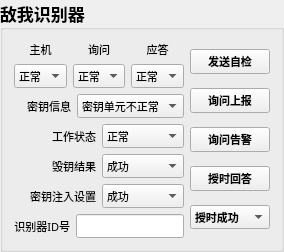
       <widget class="QGroupBox" name="groupBox_28">
        <property name="enabled">
         <bool>true</bool>
        </property>
        <property name="sizePolicy">
         <sizepolicy hsizetype="Expanding" vsizetype="Expanding">
          <horstretch>0</horstretch>
          <verstretch>0</verstretch>
         </sizepolicy>
        </property>
        <property name="minimumSize">
         <size>
          <width>0</width>
          <height>0</height>
         </size>
        </property>
        <property name="maximumSize">
         <size>
          <width>16777215</width>
          <height>16777215</height>
         </size>
        </property>
        <property name="font">
         <font>
          <family>微软雅黑</family>
          <pointsize>13</pointsize>
          <weight>75</weight>
          <bold>true</bold>
         </font>
        </property>
        <property name="mouseTracking">
         <bool>false</bool>
        </property>
        <property name="title">
         <string>敌我识别器</string>
        </property>
        <property name="flat">
         <bool>false</bool>
        </property>
        <property name="checkable">
         <bool>false</bool>
        </property>
        <layout class="QGridLayout" name="gridLayout_28">
         <item row="0" column="0">
          <layout class="QHBoxLayout" name="horizontalLayout_5">
           <item>
            <layout class="QVBoxLayout" name="verticalLayout_11">
             <item>
              <layout class="QGridLayout" name="gridLayout_24">
               <item row="0" column="0">
                <widget class="QLabel" name="label_56">
                 <property name="font">
                  <font>
                   <pointsize>8</pointsize>
                   <weight>50</weight>
                   <bold>false</bold>
                  </font>
                 </property>
                 <property name="layoutDirection">
                  <enum>Qt::LeftToRight</enum>
                 </property>
                 <property name="text">
                  <string>主机</string>
                 </property>
                 <property name="alignment">
                  <set>Qt::AlignCenter</set>
                 </property>
                </widget>
               </item>
               <item row="0" column="1">
                <widget class="QLabel" name="label_57">
                 <property name="font">
                  <font>
                   <pointsize>8</pointsize>
                   <weight>50</weight>
                   <bold>false</bold>
                  </font>
                 </property>
                 <property name="layoutDirection">
                  <enum>Qt::LeftToRight</enum>
                 </property>
                 <property name="text">
                  <string>询问</string>
                 </property>
                 <property name="alignment">
                  <set>Qt::AlignCenter</set>
                 </property>
                </widget>
               </item>
               <item row="0" column="2">
                <widget class="QLabel" name="label_58">
                 <property name="font">
                  <font>
                   <pointsize>8</pointsize>
                   <weight>50</weight>
                   <bold>false</bold>
                  </font>
                 </property>
                 <property name="layoutDirection">
                  <enum>Qt::LeftToRight</enum>
                 </property>
                 <property name="text">
                  <string>应答</string>
                 </property>
                 <property name="alignment">
                  <set>Qt::AlignCenter</set>
                 </property>
                </widget>
               </item>
               <item row="1" column="0">
                <widget class="QComboBox" name="comboBox_5">
                 <property name="font">
                  <font>
                   <pointsize>8</pointsize>
                   <weight>50</weight>
                   <bold>false</bold>
                  </font>
                 </property>
                 <item>
                  <property name="text">
                   <string>正常</string>
                  </property>
                 </item>
                 <item>
                  <property name="text">
                   <string>故障</string>
                  </property>
                 </item>
                </widget>
               </item>
               <item row="1" column="1">
                <widget class="QComboBox" name="comboBox_6">
                 <property name="font">
                  <font>
                   <pointsize>8</pointsize>
                   <weight>50</weight>
                   <bold>false</bold>
                  </font>
                 </property>
                 <item>
                  <property name="text">
                   <string>正常</string>
                  </property>
                 </item>
                 <item>
                  <property name="text">
                   <string>故障</string>
                  </property>
                 </item>
                </widget>
               </item>
               <item row="1" column="2">
                <widget class="QComboBox" name="comboBox_7">
                 <property name="font">
                  <font>
                   <pointsize>8</pointsize>
                   <weight>50</weight>
                   <bold>false</bold>
                  </font>
                 </property>
                 <item>
                  <property name="text">
                   <string>正常</string>
                  </property>
                 </item>
                 <item>
                  <property name="text">
                   <string>故障</string>
                  </property>
                 </item>
                </widget>
               </item>
              </layout>
             </item>
             <item>
              <layout class="QHBoxLayout" name="horizontalLayout_74">
               <item>
                <widget class="QLabel" name="label_59">
                 <property name="minimumSize">
                  <size>
                   <width>0</width>
                   <height>0</height>
                  </size>
                 </property>
                 <property name="font">
                  <font>
                   <pointsize>8</pointsize>
                   <weight>50</weight>
                   <bold>false</bold>
                  </font>
                 </property>
                 <property name="layoutDirection">
                  <enum>Qt::LeftToRight</enum>
                 </property>
                 <property name="text">
                  <string>密钥信息</string>
                 </property>
                 <property name="alignment">
                  <set>Qt::AlignRight|Qt::AlignTrailing|Qt::AlignVCenter</set>
                 </property>
                </widget>
               </item>
               <item>
                <widget class="QComboBox" name="comboBox_KeyInformation">
                 <property name="minimumSize">
                  <size>
                   <width>0</width>
                   <height>0</height>
                  </size>
                 </property>
                 <property name="maximumSize">
                  <size>
                   <width>16777215</width>
                   <height>16777215</height>
                  </size>
                 </property>
                 <property name="font">
                  <font>
                   <pointsize>8</pointsize>
                   <weight>50</weight>
                   <bold>false</bold>
                  </font>
                 </property>
                 <property name="cursor">
                  <cursorShape>SizeVerCursor</cursorShape>
                 </property>
                 <item>
                  <property name="text">
                   <string>密钥单元不正常</string>
                  </property>
                 </item>
                 <item>
                  <property name="text">
                   <string>密钥号1</string>
                  </property>
                 </item>
                 <item>
                  <property name="text">
                   <string>密钥号2</string>
                  </property>
                 </item>
                 <item>
                  <property name="text">
                   <string>密钥号3</string>
                  </property>
                 </item>
                 <item>
                  <property name="text">
                   <string>密钥号4</string>
                  </property>
                 </item>
                </widget>
               </item>
              </layout>
             </item>
             <item>
              <layout class="QHBoxLayout" name="horizontalLayout_75">
               <item>
                <widget class="QLabel" name="label_60">
                 <property name="minimumSize">
                  <size>
                   <width>0</width>
                   <height>0</height>
                  </size>
                 </property>
                 <property name="font">
                  <font>
                   <pointsize>8</pointsize>
                   <weight>50</weight>
                   <bold>false</bold>
                  </font>
                 </property>
                 <property name="layoutDirection">
                  <enum>Qt::LeftToRight</enum>
                 </property>
                 <property name="text">
                  <string>工作状态</string>
                 </property>
                 <property name="alignment">
                  <set>Qt::AlignRight|Qt::AlignTrailing|Qt::AlignVCenter</set>
                 </property>
                </widget>
               </item>
               <item>
                <widget class="QComboBox" name="comboBox_WorkingCondition">
                 <property name="minimumSize">
                  <size>
                   <width>0</width>
                   <height>0</height>
                  </size>
                 </property>
                 <property name="maximumSize">
                  <size>
                   <width>16777215</width>
                   <height>16777215</height>
                  </size>
                 </property>
                 <property name="font">
                  <font>
                   <pointsize>8</pointsize>
                   <weight>50</weight>
                   <bold>false</bold>
                  </font>
                 </property>
                 <item>
                  <property name="text">
                   <string>正常</string>
                  </property>
                 </item>
                 <item>
                  <property name="text">
                   <string>特殊</string>
                  </property>
                 </item>
                 <item>
                  <property name="text">
                   <string>检测</string>
                  </property>
                 </item>
                </widget>
               </item>
              </layout>
             </item>
             <item>
              <layout class="QHBoxLayout" name="horizontalLayout_76">
               <item>
                <widget class="QLabel" name="label_61">
                 <property name="minimumSize">
                  <size>
                   <width>0</width>
                   <height>0</height>
                  </size>
                 </property>
                 <property name="font">
                  <font>
                   <pointsize>8</pointsize>
                   <weight>50</weight>
                   <bold>false</bold>
                  </font>
                 </property>
                 <property name="layoutDirection">
                  <enum>Qt::LeftToRight</enum>
                 </property>
                 <property name="text">
                  <string>毁钥结果</string>
                 </property>
                 <property name="alignment">
                  <set>Qt::AlignRight|Qt::AlignTrailing|Qt::AlignVCenter</set>
                 </property>
                </widget>
               </item>
               <item>
                <widget class="QComboBox" name="comboBox_10">
                 <property name="minimumSize">
                  <size>
                   <width>0</width>
                   <height>0</height>
                  </size>
                 </property>
                 <property name="maximumSize">
                  <size>
                   <width>16777215</width>
                   <height>16777215</height>
                  </size>
                 </property>
                 <property name="font">
                  <font>
                   <pointsize>8</pointsize>
                   <weight>50</weight>
                   <bold>false</bold>
                  </font>
                 </property>
                 <item>
                  <property name="text">
                   <string>成功</string>
                  </property>
                 </item>
                 <item>
                  <property name="text">
                   <string>失败</string>
                  </property>
                 </item>
                </widget>
               </item>
              </layout>
             </item>
             <item>
              <layout class="QHBoxLayout" name="horizontalLayout_77">
               <item>
                <widget class="QLabel" name="label_62">
                 <property name="minimumSize">
                  <size>
                   <width>0</width>
                   <height>0</height>
                  </size>
                 </property>
                 <property name="font">
                  <font>
                   <pointsize>8</pointsize>
                   <weight>50</weight>
                   <bold>false</bold>
                  </font>
                 </property>
                 <property name="layoutDirection">
                  <enum>Qt::LeftToRight</enum>
                 </property>
                 <property name="text">
                  <string>密钥注入设置</string>
                 </property>
                 <property name="alignment">
                  <set>Qt::AlignRight|Qt::AlignTrailing|Qt::AlignVCenter</set>
                 </property>
                </widget>
               </item>
               <item>
                <widget class="QComboBox" name="comboBox_11">
                 <property name="minimumSize">
                  <size>
                   <width>0</width>
                   <height>0</height>
                  </size>
                 </property>
                 <property name="maximumSize">
                  <size>
                   <width>16777215</width>
                   <height>16777215</height>
                  </size>
                 </property>
                 <property name="font">
                  <font>
                   <pointsize>8</pointsize>
                   <weight>50</weight>
                   <bold>false</bold>
                  </font>
                 </property>
                 <item>
                  <property name="text">
                   <string>成功</string>
                  </property>
                 </item>
                 <item>
                  <property name="text">
                   <string>失败</string>
                  </property>
                 </item>
                </widget>
               </item>
              </layout>
             </item>
             <item>
              <layout class="QHBoxLayout" name="horizontalLayout_78">
               <item>
                <widget class="QLabel" name="label_63">
                 <property name="minimumSize">
                  <size>
                   <width>0</width>
                   <height>0</height>
                  </size>
                 </property>
                 <property name="font">
                  <font>
                   <pointsize>8</pointsize>
                   <weight>50</weight>
                   <bold>false</bold>
                  </font>
                 </property>
                 <property name="layoutDirection">
                  <enum>Qt::LeftToRight</enum>
                 </property>
                 <property name="text">
                  <string>识别器ID号</string>
                 </property>
                 <property name="alignment">
                  <set>Qt::AlignRight|Qt::AlignTrailing|Qt::AlignVCenter</set>
                 </property>
                </widget>
               </item>
               <item>
                <widget class="QLineEdit" name="lineEdit_222222">
                 <property name="minimumSize">
                  <size>
                   <width>0</width>
                   <height>0</height>
                  </size>
                 </property>
                 <property name="maximumSize">
                  <size>
                   <width>16777215</width>
                   <height>16777215</height>
                  </size>
                 </property>
                 <property name="font">
                  <font>
                   <pointsize>8</pointsize>
                   <weight>50</weight>
                   <bold>false</bold>
                  </font>
                 </property>
                </widget>
               </item>
              </layout>
             </item>
            </layout>
           </item>
           <item>
            <layout class="QGridLayout" name="gridLayout_32">
             <item row="3" column="0">
              <widget class="QtMaterialFlatButton" name="pushButton_17">
               <property name="font">
                <font>
                 <pointsize>8</pointsize>
                </font>
               </property>
               <property name="text">
                <string>授时回答</string>
               </property>
              </widget>
             </item>
             <item row="4" column="0">
              <widget class="QComboBox" name="comboBox_12">
               <property name="minimumSize">
                <size>
                 <width>0</width>
                 <height>24</height>
                </size>
               </property>
               <property name="maximumSize">
                <size>
                 <width>16777215</width>
                 <height>16777215</height>
                </size>
               </property>
               <property name="font">
                <font>
                 <pointsize>8</pointsize>
                 <weight>75</weight>
                 <bold>true</bold>
                </font>
               </property>
               <item>
                <property name="text">
                 <string>授时成功</string>
                </property>
               </item>
               <item>
                <property name="text">
                 <string>授时失败</string>
                </property>
               </item>
              </widget>
             </item>
             <item row="0" column="0">
              <widget class="QtMaterialFlatButton" name="pushButton_14">
               <property name="font">
                <font>
                 <pointsize>8</pointsize>
                </font>
               </property>
               <property name="text">
                <string>发送自检</string>
               </property>
              </widget>
             </item>
             <item row="1" column="0">
              <widget class="QtMaterialFlatButton" name="pushButton_15">
               <property name="font">
                <font>
                 <pointsize>8</pointsize>
                </font>
               </property>
               <property name="text">
                <string>询问上报</string>
               </property>
              </widget>
             </item>
             <item row="2" column="0">
              <widget class="QtMaterialFlatButton" name="pushButton_16">
               <property name="font">
                <font>
                 <pointsize>8</pointsize>
                </font>
               </property>
               <property name="text">
                <string>询问告警</string>
               </property>
              </widget>
             </item>
            </layout>
           </item>
          </layout>
         </item>
        </layout>
       </widget>
